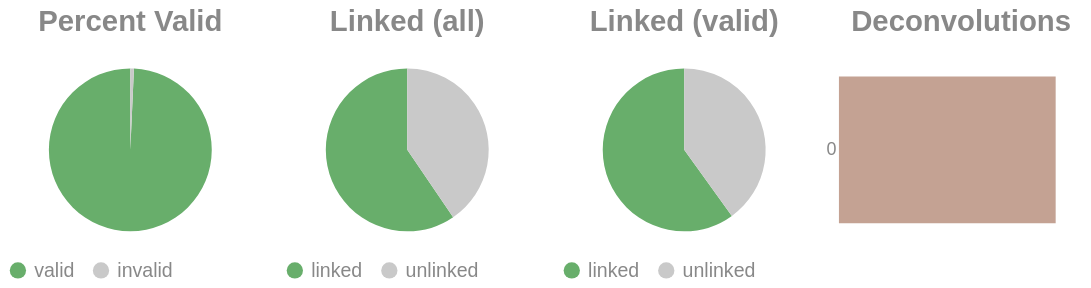

Notebook source saved alongside this figure:
### Code cell
if SKIPLR:
    pass
else:
    clash = Counter()
    for i in valids['molecule'].to_list():
        _mol = i.split("-")
        if len(_mol) == 1:
            clash.update('0')
        else:
            clash.update(_mol[-1])

    _d = {"deconvolutions": [], 'count': []}
    for k,v in clash.items():
        _d['deconvolutions'].append(k)
        _d['count'].append(v)

    tot_valid = valids['reads'].sum()
    mask = valids['reads'] >= 2
    n_linked_reads = valids.filter(mask)['reads'].sum()
    if n_linked_reads == 0:
        print_html("No linked molecules (>=2 reads) were detected; skipping linked-only distributions.")
        SKIPLR = True
    else:
        perc_valid = round(tot_valid / n_reads, 4)
        linked_perc_abs = round(n_linked_reads / n_reads, 4)
        linked_perc = round(n_linked_reads / tot_valid, 4)

    _valid = pl.DataFrame({"valids": ['valid', 'invalid'], "count": [tot_valid, n_reads - tot_valid]})
    _linked_abs = pl.DataFrame({"linked (absolute)": ['linked', 'unlinked'], "count": [n_linked_reads, n_reads - n_linked_reads]})
    _linked_rel = pl.DataFrame({"linked (valids)": ['linked', 'unlinked'], "count": [n_linked_reads, tot_valid - n_linked_reads]})

    (
        alt.hconcat(
            piechart(_valid, goodval = 'valid', title = "Percent Valid"),
            piechart(_linked_abs, goodval = "linked", title =  "Linked (all)"),
            piechart(_linked_rel, goodval = "linked", title =  "Linked (valid)"),
            convolutionbar(pl.DataFrame(_d), title = "Deconvolutions"),
            center = True,
            bounds = 'flush'
        )
        .resolve_scale(color='independent')
        .resolve_legend('independent')
        .properties(usermeta={'embedOptions': {"actions": False}})
    ).display()

### Figure 1 — Vega-Lite specification as saved in the notebook (floating-point values rounded to 4 significant figures)
{"width": "container", "height": 400, "config": {"title": {"anchor": "start", "dy": -15, "fontSize": 18, "color": "#888888", "subtitleColor": "#888888", "subtitleFontSize": 14}, "arc": {"fill": "#0072B2"}, "axis": {"domainColor": "#888888", "domainWidth": 0.5, "gridWidth": 0.2, "grid": false, "titleFontWeight": 400, "titleFontSize": 15, "labelFontSize": 11, "labelColor": "#888888", "tickColor": "#888888", "tickWidth": 0.2, "titleColor": "#888888"}, "axisBand": {"grid": false}, "axisX": {"grid": true, "tickSize": 10, "domainCap": "round"}, "axisY": {"domain": false, "grid": true, "tickSize": 0, "domainCap": "round"}, "background": "transparent", "header": {"labelFontSize": 15, "labelColor": "#888888", "titleFontSize": 15, "titleFontWeight": 600, "titleColor": "#888888"}, "legend": {"labelFont": "sans-serif", "labelFontSize": 12, "labelColor": "#888888", "symbolSize": 100, "symbolType": "circle", "titleFontSize": 12, "titlePadding": 10, "titleColor": "#888888", "title": null}, "range": {"category": ["#E69F00", "#56B4E9", "#009E73", "#F0E442", "#0072B2", "#D55E00", "#CC79A7", "#000000"], "diverging": ["#cfe8f3", "#a2d4ec", "#73bfe2", "#46abdb", "#1696d2", "#12719e"]}, "area": {"fill": "#0072B2", "fillOpacity": 0.7, "line": true, "strokeOpacity": 0.7}, "line": {"color": "#0072B2", "stroke": "#0072B2", "strokeWidth": 2}, "trail": {"color": "#0072B2", "stroke": "#0072B2", "strokeWidth": 0, "size": 1}, "point": {"filled": true, "fillOpacity": 1.0, "size": 95}, "text": {"color": "#888888", "fontSize": 11, "align": "right", "fontWeight": 400, "size": 11}, "bar": {"fill": "#0072B2", "stroke": null}, "view": {"stroke": null, "continuousWidth": 660, "continuousHeight": 400}}, "hconcat": [{"data": {"name": "data-aed2871867a26f00784b8850e2607f2d"}, "mark": {"type": "arc"}, "encoding": {"color": {"field": "valids", "legend": {"orient": "bottom", "title": null}, "scale": {"domain": ["valid", "invalid"], "range": ["#68ae6b", "#C9C9C9"]}, "title": "Valids", "type": "nominal"}, "theta": {"field": "count", "type": "quantitative"}, "tooltip": [{"field": "valids", "title": "Valids", "type": "ordinal"}, {"field": "percent", "format": ".2%", "title": "Percent", "type": "quantitative"}, {"field": "count", "title": "Count", "type": "quantitative"}]}, "height": 100, "title": {"text": "Percent Valid", "align": "center", "anchor": "middle"}, "transform": [{"calculate": "datum.count / 12912531", "as": "percent"}], "width": 150}, {"data": {"name": "data-4a1fd1d59e62e19be7693426f3126385"}, "mark": {"type": "arc"}, "encoding": {"color": {"field": "linked (absolute)", "legend": {"orient": "bottom", "title": null}, "scale": {"domain": ["linked", "unlinked"], "range": ["#68ae6b", "#C9C9C9"]}, "title": "Linked (Absolute)", "type": "nominal"}, "theta": {"field": "count", "type": "quantitative"}, "tooltip": [{"field": "linked (absolute)", "title": "Linked (Absolute)", "type": "ordinal"}, {"field": "percent", "format": ".2%", "title": "Percent", "type": "quantitative"}, {"field": "count", "title": "Count", "type": "quantitative"}]}, "height": 100, "title": {"text": "Linked (all)", "align": "center", "anchor": "middle"}, "transform": [{"calculate": "datum.count / 12912531", "as": "percent"}], "width": 150}, {"data": {"name": "data-ba796b927df55e465ba17f403c5bee63"}, "mark": {"type": "arc"}, "encoding": {"color": {"field": "linked (valids)", "legend": {"orient": "bottom", "title": null}, "scale": {"domain": ["linked", "unlinked"], "range": ["#68ae6b", "#C9C9C9"]}, "title": "Linked (Valids)", "type": "nominal"}, "theta": {"field": "count", "type": "quantitative"}, "tooltip": [{"field": "linked (valids)", "title": "Linked (Valids)", "type": "ordinal"}, {"field": "percent", "format": ".2%", "title": "Percent", "type": "quantitative"}, {"field": "count", "title": "Count", "type": "quantitative"}]}, "height": 100, "title": {"text": "Linked (valid)", "align": "center", "anchor": "middle"}, "transform": [{"calculate": "datum.count / 12820783", "as": "percent"}], "width": 150}, {"data": {"name": "data-57d2e05f794859d510de29fb0c24408b"}, "mark": {"type": "bar"}, "encoding": {"color": {"field": "deconvolutions", "legend": null, "scale": {"scheme": "lightgreyred"}, "type": "nominal"}, "tooltip": [{"field": "deconvolutions", "title": "Deconvolutions", "type": "ordinal"}, {"field": "percent", "format": ".2%", "title": "Percent", "type": "quantitative"}, {"field": "count", "title": "Count", "type": "quantitative"}], "x": {"axis": null, "field": "count", "type": "quantitative"}, "y": {"field": "deconvolutions", "sort": "ascending", "title": null, "type": "nominal"}}, "height": 100, "title": {"text": "Deconvolutions", "align": "center", "anchor": "middle"}, "transform": [{"calculate": "datum.count / 7095858", "as": "percent"}], "width": 150}], "bounds": "flush", "center": true, "resolve": {"legend": {"angle": "independent"}, "scale": {"color": "independent"}}, "usermeta": {"embedOptions": {"actions": false}}, "$schema": "https://vega.github.io/schema/vega-lite/v6.1.0.json", "datasets": {"data-aed2871867a26f00784b8850e2607f2d": [{"valids": "valid", "count": 12820783}, {"valids": "invalid", "count": 91748}], "data-4a1fd1d59e62e19be7693426f3126385": [{"linked (absolute)": "linked", "count": 7686738}, {"linked (absolute)": "unlinked", "count": 5225793}], "data-ba796b927df55e465ba17f403c5bee63": [{"linked (valids)": "linked", "count": 7686738}, {"linked (valids)": "unlinked", "count": 5134045}], "data-57d2e05f794859d510de29fb0c24408b": [{"deconvolutions": "0", "count": 7095858}]}}
